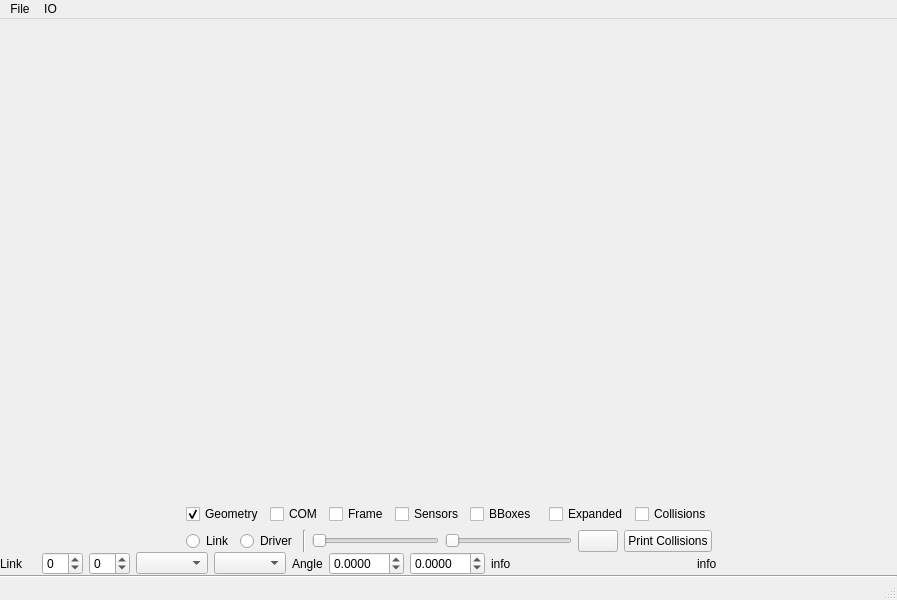
<?xml version="1.0" encoding="UTF-8"?>
<ui version="4.0">
 <class>MainWindow</class>
 <widget class="QMainWindow" name="MainWindow">
  <property name="geometry">
   <rect>
    <x>0</x>
    <y>0</y>
    <width>800</width>
    <height>600</height>
   </rect>
  </property>
  <property name="windowTitle">
   <string>Robot Test</string>
  </property>
  <property name="statusTip">
   <string/>
  </property>
  <widget class="QWidget" name="centralWidget">
   <layout class="QGridLayout" name="gridLayout">
    <property name="margin">
     <number>0</number>
    </property>
    <property name="spacing">
     <number>0</number>
    </property>
    <item row="0" column="0">
     <widget class="QKlamptDisplay" name="displaywidget" native="true">
      <property name="sizePolicy">
       <sizepolicy hsizetype="Expanding" vsizetype="Expanding">
        <horstretch>1</horstretch>
        <verstretch>1</verstretch>
       </sizepolicy>
      </property>
      <property name="minimumSize">
       <size>
        <width>200</width>
        <height>200</height>
       </size>
      </property>
      <property name="maximumSize">
       <size>
        <width>16777215</width>
        <height>16777215</height>
       </size>
      </property>
      <property name="toolTip">
       <string>free mode</string>
      </property>
     </widget>
    </item>
    <item row="4" column="0">
     <layout class="QHBoxLayout" name="link_layout">
      <item>
       <spacer name="horizontalSpacer">
        <property name="orientation">
         <enum>Qt::Horizontal</enum>
        </property>
        <property name="sizeHint" stdset="0">
         <size>
          <width>40</width>
          <height>20</height>
         </size>
        </property>
       </spacer>
      </item>
      <item>
       <widget class="QLabel" name="lbl_mode">
        <property name="text">
         <string>Link    </string>
        </property>
       </widget>
      </item>
      <item>
       <widget class="QSpinBox" name="spn_link_index">
        <property name="statusTip">
         <string>Select a link</string>
        </property>
        <property name="wrapping">
         <bool>true</bool>
        </property>
       </widget>
      </item>
      <item>
       <widget class="QSpinBox" name="spn_driver_index">
        <property name="visible">
         <bool>false</bool>
        </property>
        <property name="wrapping">
         <bool>true</bool>
        </property>
       </widget>
      </item>
      <item>
       <widget class="QComboBox" name="cb_link">
        <property name="statusTip">
         <string>Select a link</string>
        </property>
       </widget>
      </item>
      <item>
       <widget class="QComboBox" name="cb_driver">
        <property name="visible">
         <bool>false</bool>
        </property>
       </widget>
      </item>
      <item>
       <widget class="QLabel" name="label_5">
        <property name="text">
         <string>Angle</string>
        </property>
       </widget>
      </item>
      <item>
       <widget class="QDoubleSpinBox" name="spn_link">
        <property name="statusTip">
         <string>Set the link value</string>
        </property>
        <property name="accelerated">
         <bool>true</bool>
        </property>
        <property name="decimals">
         <number>4</number>
        </property>
        <property name="minimum">
         <double>-99.000000000000000</double>
        </property>
        <property name="singleStep">
         <double>0.030000000000000</double>
        </property>
       </widget>
      </item>
      <item>
       <widget class="QDoubleSpinBox" name="spn_driver">
        <property name="visible">
         <bool>false</bool>
        </property>
        <property name="accelerated">
         <bool>true</bool>
        </property>
        <property name="decimals">
         <number>4</number>
        </property>
        <property name="minimum">
         <double>-99.000000000000000</double>
        </property>
        <property name="singleStep">
         <double>0.030000000000000</double>
        </property>
       </widget>
      </item>
      <item>
       <widget class="QLabel" name="lbl_driver_info">
        <property name="minimumSize">
         <size>
          <width>200</width>
          <height>0</height>
         </size>
        </property>
        <property name="text">
         <string>info</string>
        </property>
       </widget>
      </item>
      <item>
       <widget class="QLabel" name="lbl_link_info">
        <property name="minimumSize">
         <size>
          <width>200</width>
          <height>0</height>
         </size>
        </property>
        <property name="text">
         <string>info</string>
        </property>
       </widget>
      </item>
      <item>
       <spacer name="horizontalSpacer_2">
        <property name="orientation">
         <enum>Qt::Horizontal</enum>
        </property>
        <property name="sizeHint" stdset="0">
         <size>
          <width>40</width>
          <height>20</height>
         </size>
        </property>
       </spacer>
      </item>
     </layout>
    </item>
    <item row="1" column="0">
     <layout class="QGridLayout" name="gridLayout_2">
      <item row="0" column="3">
       <widget class="QCheckBox" name="chk_frame">
        <property name="statusTip">
         <string>Draw link frames</string>
        </property>
        <property name="text">
         <string>Frame</string>
        </property>
       </widget>
      </item>
      <item row="0" column="0">
       <spacer name="horizontalSpacer_3">
        <property name="orientation">
         <enum>Qt::Horizontal</enum>
        </property>
        <property name="sizeHint" stdset="0">
         <size>
          <width>40</width>
          <height>20</height>
         </size>
        </property>
       </spacer>
      </item>
      <item row="0" column="5">
       <widget class="QCheckBox" name="chk_bboxes">
        <property name="statusTip">
         <string>Draw bounding boxes</string>
        </property>
        <property name="text">
         <string>BBoxes</string>
        </property>
       </widget>
      </item>
      <item row="0" column="2">
       <widget class="QCheckBox" name="chk_com">
        <property name="statusTip">
         <string>Draw center of mass</string>
        </property>
        <property name="text">
         <string>COM</string>
        </property>
       </widget>
      </item>
      <item row="0" column="9">
       <spacer name="horizontalSpacer_4">
        <property name="orientation">
         <enum>Qt::Horizontal</enum>
        </property>
        <property name="sizeHint" stdset="0">
         <size>
          <width>40</width>
          <height>20</height>
         </size>
        </property>
       </spacer>
      </item>
      <item row="0" column="1">
       <widget class="QCheckBox" name="chk_geometry">
        <property name="statusTip">
         <string>Draw the robot geometry</string>
        </property>
        <property name="text">
         <string>Geometry</string>
        </property>
        <property name="checked">
         <bool>true</bool>
        </property>
       </widget>
      </item>
      <item row="1" column="1" colspan="8">
       <layout class="QHBoxLayout" name="horizontalLayout_4">
        <item>
         <widget class="QRadioButton" name="radioButton">
          <property name="text">
           <string>Link</string>
          </property>
         </widget>
        </item>
        <item>
         <widget class="QRadioButton" name="radioButton_2">
          <property name="text">
           <string>Driver</string>
          </property>
         </widget>
        </item>
        <item>
         <widget class="Line" name="line">
          <property name="orientation">
           <enum>Qt::Vertical</enum>
          </property>
         </widget>
        </item>
        <item>
         <widget class="QSlider" name="sld_link">
          <property name="enabled">
           <bool>true</bool>
          </property>
          <property name="statusTip">
           <string>Set the link value</string>
          </property>
          <property name="maximum">
           <number>1000</number>
          </property>
          <property name="orientation">
           <enum>Qt::Horizontal</enum>
          </property>
         </widget>
        </item>
        <item>
         <widget class="QSlider" name="sld_driver">
          <property name="enabled">
           <bool>false</bool>
          </property>
          <property name="statusTip">
           <string>Set the driver value</string>
          </property>
          <property name="maximum">
           <number>1000</number>
          </property>
          <property name="orientation">
           <enum>Qt::Horizontal</enum>
          </property>
         </widget>
        </item>
        <item>
         <widget class="QPushButton" name="btn_ik">
          <property name="statusTip">
           <string>Toggle IK posing mode</string>
          </property>
          <property name="text">
           <string/>
          </property>
          <property name="icon">
           <iconset resource="../KlamptQt/icons.qrc">
            <normaloff>:/Images/Images/IK.gif</normaloff>:/Images/Images/IK.gif</iconset>
          </property>
          <property name="checkable">
           <bool>true</bool>
          </property>
         </widget>
        </item>
        <item>
         <widget class="QPushButton" name="pushButton">
          <property name="statusTip">
           <string>Print currently colliding link pairs</string>
          </property>
          <property name="text">
           <string>Print Collisions</string>
          </property>
         </widget>
        </item>
       </layout>
      </item>
      <item row="0" column="7">
       <widget class="QCheckBox" name="chk_expanded">
        <property name="statusTip">
         <string>Draw expanded meshes</string>
        </property>
        <property name="text">
         <string>Expanded</string>
        </property>
        <property name="tristate">
         <bool>false</bool>
        </property>
       </widget>
      </item>
      <item row="0" column="8">
       <widget class="QCheckBox" name="chk_collisions">
        <property name="statusTip">
         <string>Draw tested self-collisions</string>
        </property>
        <property name="text">
         <string>Collisions</string>
        </property>
       </widget>
      </item>
      <item row="0" column="4">
       <widget class="QCheckBox" name="chk_sensors">
        <property name="text">
         <string>Sensors</string>
        </property>
       </widget>
      </item>
     </layout>
    </item>
    <item row="5" column="0">
     <widget class="Line" name="line_2">
      <property name="orientation">
       <enum>Qt::Horizontal</enum>
      </property>
     </widget>
    </item>
   </layout>
  </widget>
  <widget class="QMenuBar" name="menuBar">
   <property name="geometry">
    <rect>
     <x>0</x>
     <y>0</y>
     <width>800</width>
     <height>25</height>
    </rect>
   </property>
   <property name="nativeMenuBar">
    <bool>false</bool>
   </property>
   <widget class="QMenu" name="menuFile">
    <property name="title">
     <string>File</string>
    </property>
    <addaction name="actionOpen_File"/>
    <addaction name="actionReload_file"/>
   </widget>
   <widget class="QMenu" name="menuIO">
    <property name="title">
     <string>IO</string>
    </property>
    <addaction name="actionROS_Broadcast"/>
    <addaction name="actionPrint_Configuration"/>
   </widget>
   <addaction name="menuFile"/>
   <addaction name="menuIO"/>
  </widget>
  <widget class="QStatusBar" name="statusBar"/>
  <action name="actionOpen">
   <property name="text">
    <string>Open</string>
   </property>
   <property name="statusTip">
    <string>ctrl-o</string>
   </property>
   <property name="shortcut">
    <string>Ctrl+O</string>
   </property>
  </action>
  <action name="actionSave_State">
   <property name="text">
    <string>Save State</string>
   </property>
   <property name="toolTip">
    <string>ctrl-s</string>
   </property>
   <property name="statusTip">
    <string/>
   </property>
   <property name="shortcut">
    <string>Ctrl+S</string>
   </property>
  </action>
  <action name="actionLoad_MultiPath">
   <property name="text">
    <string>Load MultiPath</string>
   </property>
  </action>
  <action name="actionReset">
   <property name="text">
    <string>Reset</string>
   </property>
  </action>
  <action name="actionExit">
   <property name="text">
    <string>Exit</string>
   </property>
  </action>
  <action name="actionSaveView">
   <property name="text">
    <string>Save View</string>
   </property>
   <property name="toolTip">
    <string>v</string>
   </property>
  </action>
  <action name="actionRevertView">
   <property name="text">
    <string>Revert</string>
   </property>
   <property name="toolTip">
    <string>V</string>
   </property>
  </action>
  <action name="actionDefaultView">
   <property name="text">
    <string>Default</string>
   </property>
  </action>
  <action name="action640x480">
   <property name="text">
    <string>640x480</string>
   </property>
  </action>
  <action name="action800x600">
   <property name="text">
    <string>800x600</string>
   </property>
  </action>
  <action name="action1920x1080_HD">
   <property name="text">
    <string>1920x1080 (HD)</string>
   </property>
  </action>
  <action name="action1280x768">
   <property name="text">
    <string>1280x768</string>
   </property>
  </action>
  <action name="actionResizable">
   <property name="text">
    <string>Resizable</string>
   </property>
  </action>
  <action name="actionEncode">
   <property name="enabled">
    <bool>false</bool>
   </property>
   <property name="text">
    <string>Encode</string>
   </property>
  </action>
  <action name="actionSend_Command">
   <property name="text">
    <string>Send Command</string>
   </property>
  </action>
  <action name="actionHelp">
   <property name="text">
    <string>Help</string>
   </property>
   <property name="shortcut">
    <string>F1</string>
   </property>
  </action>
  <action name="actionAbout">
   <property name="text">
    <string>About</string>
   </property>
  </action>
  <action name="actionOpen_File">
   <property name="text">
    <string>Open File...</string>
   </property>
   <property name="shortcut">
    <string>Ctrl+O</string>
   </property>
  </action>
  <action name="actionReload_file">
   <property name="text">
    <string>Reload File</string>
   </property>
   <property name="shortcut">
    <string>Ctrl+R</string>
   </property>
  </action>
  <action name="actionROS_Broadcast">
   <property name="checkable">
    <bool>true</bool>
   </property>
   <property name="text">
    <string>ROS Broadcast</string>
   </property>
  </action>
  <action name="actionPrint_Configuration">
   <property name="text">
    <string>Print Configuration</string>
   </property>
  </action>
 </widget>
 <layoutdefault spacing="6" margin="11"/>
 <customwidgets>
  <customwidget>
   <class>QKlamptDisplay</class>
   <extends>QWidget</extends>
   <header>../KlamptQt/qklamptdisplay.h</header>
   <container>1</container>
  </customwidget>
 </customwidgets>
 <resources>
  <include location="../KlamptQt/icons.qrc"/>
 </resources>
 <connections>
  <connection>
   <sender>chk_geometry</sender>
   <signal>clicked(bool)</signal>
   <receiver>MainWindow</receiver>
   <slot>SetGeometry(bool)</slot>
   <hints>
    <hint type="sourcelabel">
     <x>176</x>
     <y>495</y>
    </hint>
    <hint type="destinationlabel">
     <x>151</x>
     <y>569</y>
    </hint>
   </hints>
  </connection>
  <connection>
   <sender>chk_com</sender>
   <signal>clicked(bool)</signal>
   <receiver>MainWindow</receiver>
   <slot>SetCOM(bool)</slot>
   <hints>
    <hint type="sourcelabel">
     <x>246</x>
     <y>495</y>
    </hint>
    <hint type="destinationlabel">
     <x>221</x>
     <y>571</y>
    </hint>
   </hints>
  </connection>
  <connection>
   <sender>chk_frame</sender>
   <signal>clicked(bool)</signal>
   <receiver>MainWindow</receiver>
   <slot>SetFrame(bool)</slot>
   <hints>
    <hint type="sourcelabel">
     <x>331</x>
     <y>507</y>
    </hint>
    <hint type="destinationlabel">
     <x>340</x>
     <y>571</y>
    </hint>
   </hints>
  </connection>
  <connection>
   <sender>chk_bboxes</sender>
   <signal>clicked(bool)</signal>
   <receiver>MainWindow</receiver>
   <slot>SetBboxes(bool)</slot>
   <hints>
    <hint type="sourcelabel">
     <x>505</x>
     <y>507</y>
    </hint>
    <hint type="destinationlabel">
     <x>407</x>
     <y>543</y>
    </hint>
   </hints>
  </connection>
  <connection>
   <sender>cb_link</sender>
   <signal>currentIndexChanged(int)</signal>
   <receiver>MainWindow</receiver>
   <slot>SetLink(int)</slot>
   <hints>
    <hint type="sourcelabel">
     <x>219</x>
     <y>573</y>
    </hint>
    <hint type="destinationlabel">
     <x>293</x>
     <y>573</y>
    </hint>
   </hints>
  </connection>
  <connection>
   <sender>btn_ik</sender>
   <signal>clicked(bool)</signal>
   <receiver>MainWindow</receiver>
   <slot>SetIK(bool)</slot>
   <hints>
    <hint type="sourcelabel">
     <x>589</x>
     <y>542</y>
    </hint>
    <hint type="destinationlabel">
     <x>28</x>
     <y>486</y>
    </hint>
   </hints>
  </connection>
  <connection>
   <sender>spn_link_index</sender>
   <signal>valueChanged(int)</signal>
   <receiver>cb_link</receiver>
   <slot>setCurrentIndex(int)</slot>
   <hints>
    <hint type="sourcelabel">
     <x>122</x>
     <y>567</y>
    </hint>
    <hint type="destinationlabel">
     <x>219</x>
     <y>573</y>
    </hint>
   </hints>
  </connection>
  <connection>
   <sender>spn_link_index</sender>
   <signal>valueChanged(int)</signal>
   <receiver>MainWindow</receiver>
   <slot>SetLink(int)</slot>
   <hints>
    <hint type="sourcelabel">
     <x>122</x>
     <y>567</y>
    </hint>
    <hint type="destinationlabel">
     <x>41</x>
     <y>523</y>
    </hint>
   </hints>
  </connection>
  <connection>
   <sender>cb_link</sender>
   <signal>currentIndexChanged(int)</signal>
   <receiver>spn_link_index</receiver>
   <slot>setValue(int)</slot>
   <hints>
    <hint type="sourcelabel">
     <x>219</x>
     <y>573</y>
    </hint>
    <hint type="destinationlabel">
     <x>122</x>
     <y>567</y>
    </hint>
   </hints>
  </connection>
  <connection>
   <sender>radioButton</sender>
   <signal>clicked()</signal>
   <receiver>MainWindow</receiver>
   <slot>LinkMode()</slot>
   <hints>
    <hint type="sourcelabel">
     <x>97</x>
     <y>520</y>
    </hint>
    <hint type="destinationlabel">
     <x>3</x>
     <y>444</y>
    </hint>
   </hints>
  </connection>
  <connection>
   <sender>radioButton_2</sender>
   <signal>clicked()</signal>
   <receiver>MainWindow</receiver>
   <slot>DriverMode()</slot>
   <hints>
    <hint type="sourcelabel">
     <x>222</x>
     <y>539</y>
    </hint>
    <hint type="destinationlabel">
     <x>125</x>
     <y>462</y>
    </hint>
   </hints>
  </connection>
  <connection>
   <sender>spn_driver_index</sender>
   <signal>valueChanged(int)</signal>
   <receiver>MainWindow</receiver>
   <slot>SetDriver(int)</slot>
   <hints>
    <hint type="sourcelabel">
     <x>99</x>
     <y>575</y>
    </hint>
    <hint type="destinationlabel">
     <x>25</x>
     <y>549</y>
    </hint>
   </hints>
  </connection>
  <connection>
   <sender>spn_driver_index</sender>
   <signal>valueChanged(int)</signal>
   <receiver>cb_driver</receiver>
   <slot>setCurrentIndex(int)</slot>
   <hints>
    <hint type="sourcelabel">
     <x>99</x>
     <y>575</y>
    </hint>
    <hint type="destinationlabel">
     <x>99</x>
     <y>575</y>
    </hint>
   </hints>
  </connection>
  <connection>
   <sender>cb_driver</sender>
   <signal>currentIndexChanged(int)</signal>
   <receiver>spn_driver_index</receiver>
   <slot>setValue(int)</slot>
   <hints>
    <hint type="sourcelabel">
     <x>99</x>
     <y>575</y>
    </hint>
    <hint type="destinationlabel">
     <x>99</x>
     <y>575</y>
    </hint>
   </hints>
  </connection>
  <connection>
   <sender>cb_driver</sender>
   <signal>currentIndexChanged(int)</signal>
   <receiver>MainWindow</receiver>
   <slot>SetDriver(int)</slot>
   <hints>
    <hint type="sourcelabel">
     <x>99</x>
     <y>575</y>
    </hint>
    <hint type="destinationlabel">
     <x>541</x>
     <y>567</y>
    </hint>
   </hints>
  </connection>
  <connection>
   <sender>sld_link</sender>
   <signal>sliderMoved(int)</signal>
   <receiver>MainWindow</receiver>
   <slot>SliderLinkAngle(int)</slot>
   <hints>
    <hint type="sourcelabel">
     <x>388</x>
     <y>543</y>
    </hint>
    <hint type="destinationlabel">
     <x>157</x>
     <y>490</y>
    </hint>
   </hints>
  </connection>
  <connection>
   <sender>sld_driver</sender>
   <signal>sliderMoved(int)</signal>
   <receiver>MainWindow</receiver>
   <slot>SliderDriverAngle(int)</slot>
   <hints>
    <hint type="sourcelabel">
     <x>545</x>
     <y>543</y>
    </hint>
    <hint type="destinationlabel">
     <x>420</x>
     <y>480</y>
    </hint>
   </hints>
  </connection>
  <connection>
   <sender>spn_link</sender>
   <signal>valueChanged(double)</signal>
   <receiver>MainWindow</receiver>
   <slot>UpdateLinkSlider(double)</slot>
   <hints>
    <hint type="sourcelabel">
     <x>358</x>
     <y>573</y>
    </hint>
    <hint type="destinationlabel">
     <x>457</x>
     <y>548</y>
    </hint>
   </hints>
  </connection>
  <connection>
   <sender>spn_driver</sender>
   <signal>valueChanged(double)</signal>
   <receiver>MainWindow</receiver>
   <slot>UpdateDriverSlider(double)</slot>
   <hints>
    <hint type="sourcelabel">
     <x>99</x>
     <y>575</y>
    </hint>
    <hint type="destinationlabel">
     <x>511</x>
     <y>574</y>
    </hint>
   </hints>
  </connection>
  <connection>
   <sender>pushButton</sender>
   <signal>clicked()</signal>
   <receiver>MainWindow</receiver>
   <slot>PrintCollisions()</slot>
   <hints>
    <hint type="sourcelabel">
     <x>713</x>
     <y>542</y>
    </hint>
    <hint type="destinationlabel">
     <x>628</x>
     <y>508</y>
    </hint>
   </hints>
  </connection>
  <connection>
   <sender>actionOpen_File</sender>
   <signal>triggered()</signal>
   <receiver>MainWindow</receiver>
   <slot>LoadFile()</slot>
   <hints>
    <hint type="sourcelabel">
     <x>-1</x>
     <y>-1</y>
    </hint>
    <hint type="destinationlabel">
     <x>399</x>
     <y>299</y>
    </hint>
   </hints>
  </connection>
  <connection>
   <sender>chk_expanded</sender>
   <signal>clicked(bool)</signal>
   <receiver>MainWindow</receiver>
   <slot>SetExpanded(bool)</slot>
   <hints>
    <hint type="sourcelabel">
     <x>614</x>
     <y>507</y>
    </hint>
    <hint type="destinationlabel">
     <x>500</x>
     <y>570</y>
    </hint>
   </hints>
  </connection>
  <connection>
   <sender>chk_collisions</sender>
   <signal>clicked(bool)</signal>
   <receiver>MainWindow</receiver>
   <slot>SetCollisions(bool)</slot>
   <hints>
    <hint type="sourcelabel">
     <x>714</x>
     <y>507</y>
    </hint>
    <hint type="destinationlabel">
     <x>624</x>
     <y>552</y>
    </hint>
   </hints>
  </connection>
  <connection>
   <sender>chk_sensors</sender>
   <signal>clicked(bool)</signal>
   <receiver>MainWindow</receiver>
   <slot>SetSensors(bool)</slot>
   <hints>
    <hint type="sourcelabel">
     <x>371</x>
     <y>493</y>
    </hint>
    <hint type="destinationlabel">
     <x>439</x>
     <y>-11</y>
    </hint>
   </hints>
  </connection>
  <connection>
   <sender>actionReload_file</sender>
   <signal>triggered()</signal>
   <receiver>MainWindow</receiver>
   <slot>ReloadFile()</slot>
   <hints>
    <hint type="sourcelabel">
     <x>-1</x>
     <y>-1</y>
    </hint>
    <hint type="destinationlabel">
     <x>399</x>
     <y>299</y>
    </hint>
   </hints>
  </connection>
  <connection>
   <sender>actionROS_Broadcast</sender>
   <signal>toggled(bool)</signal>
   <receiver>MainWindow</receiver>
   <slot>SetROS(bool)</slot>
   <hints>
    <hint type="sourcelabel">
     <x>-1</x>
     <y>-1</y>
    </hint>
    <hint type="destinationlabel">
     <x>399</x>
     <y>299</y>
    </hint>
   </hints>
  </connection>
  <connection>
   <sender>actionPrint_Configuration</sender>
   <signal>triggered()</signal>
   <receiver>MainWindow</receiver>
   <slot>PrintConfig()</slot>
   <hints>
    <hint type="sourcelabel">
     <x>-1</x>
     <y>-1</y>
    </hint>
    <hint type="destinationlabel">
     <x>399</x>
     <y>299</y>
    </hint>
   </hints>
  </connection>
 </connections>
 <slots>
  <slot>ShowHelp()</slot>
  <slot>ShowAbout()</slot>
  <slot>SetGeometry(bool)</slot>
  <slot>SetCOM(bool)</slot>
  <slot>SetFrame(bool)</slot>
  <slot>SetBboxes(bool)</slot>
  <slot>SetExpanded(bool)</slot>
  <slot>SetCollisions(bool)</slot>
  <slot>SetLink(int)</slot>
  <slot>SetDriver(int)</slot>
  <slot>SetDriverValue(double)</slot>
  <slot>SetIK(bool)</slot>
  <slot>LinkMode()</slot>
  <slot>DriverMode()</slot>
  <slot>SliderLinkAngle(int)</slot>
  <slot>SliderDriverAngle(int)</slot>
  <slot>UpdateLinkSlider(double)</slot>
  <slot>UpdateDriverSlider(double)</slot>
  <slot>PrintCollisions()</slot>
  <slot>LoadFile()</slot>
  <slot>SetSensors(bool)</slot>
  <slot>ReloadFile()</slot>
  <slot>SetROS(bool)</slot>
  <slot>PrintConfig()</slot>
 </slots>
</ui>
